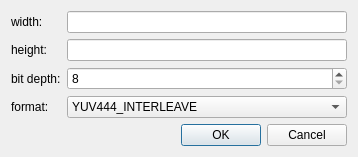
<?xml version="1.0" encoding="UTF-8"?>
<ui version="4.0">
 <class>yuvInfoDialog</class>
 <widget class="QDialog" name="yuvInfoDialog">
  <property name="geometry">
   <rect>
    <x>0</x>
    <y>0</y>
    <width>358</width>
    <height>152</height>
   </rect>
  </property>
  <property name="maximumSize">
   <size>
    <width>360</width>
    <height>160</height>
   </size>
  </property>
  <property name="windowTitle">
   <string>YUV info setting</string>
  </property>
  <layout class="QVBoxLayout" name="verticalLayout">
   <item>
    <layout class="QGridLayout" name="gridLayout">
     <item row="0" column="0">
      <widget class="QLabel" name="widthLabel">
       <property name="text">
        <string>width:</string>
       </property>
      </widget>
     </item>
     <item row="0" column="1">
      <widget class="QLineEdit" name="widthLineEdit">
       <property name="inputMask">
        <string>D0000</string>
       </property>
       <property name="maxLength">
        <number>5</number>
       </property>
      </widget>
     </item>
     <item row="1" column="0">
      <widget class="QLabel" name="heightLabel">
       <property name="text">
        <string>height:</string>
       </property>
      </widget>
     </item>
     <item row="1" column="1">
      <widget class="QLineEdit" name="heightLineEdit">
       <property name="maximumSize">
        <size>
         <width>16777215</width>
         <height>16777215</height>
        </size>
       </property>
       <property name="inputMask">
        <string>D0000</string>
       </property>
       <property name="maxLength">
        <number>5</number>
       </property>
       <property name="clearButtonEnabled">
        <bool>false</bool>
       </property>
      </widget>
     </item>
     <item row="2" column="0">
      <widget class="QLabel" name="bitDepthLabel">
       <property name="text">
        <string>bit depth:</string>
       </property>
      </widget>
     </item>
     <item row="2" column="1">
      <widget class="QSpinBox" name="bitDepthSpinBox">
       <property name="minimum">
        <number>8</number>
       </property>
       <property name="maximum">
        <number>16</number>
       </property>
       <property name="singleStep">
        <number>2</number>
       </property>
      </widget>
     </item>
     <item row="3" column="0">
      <widget class="QLabel" name="formatLabel">
       <property name="text">
        <string>format:</string>
       </property>
      </widget>
     </item>
     <item row="3" column="1">
      <widget class="QComboBox" name="formatComboBox">
       <item>
        <property name="text">
         <string>YUV444_INTERLEAVE</string>
        </property>
       </item>
       <item>
        <property name="text">
         <string>YUV444_PLANAR</string>
        </property>
       </item>
       <item>
        <property name="text">
         <string>YUV422_UYVY</string>
        </property>
       </item>
       <item>
        <property name="text">
         <string>YUV422_YUYV</string>
        </property>
       </item>
       <item>
        <property name="text">
         <string>YUV420_NV12</string>
        </property>
       </item>
       <item>
        <property name="text">
         <string>YUV420_NV21</string>
        </property>
       </item>
       <item>
        <property name="text">
         <string>YUV420P_YU12</string>
        </property>
       </item>
       <item>
        <property name="text">
         <string>YUV420P_YV12</string>
        </property>
       </item>
       <item>
        <property name="text">
         <string>YUV400</string>
        </property>
       </item>
       <item>
        <property name="text">
         <string>YUYV_AS1</string>
        </property>
       </item>
       <item>
        <property name="text">
         <string>UYVY_AS1</string>
        </property>
       </item>
      </widget>
     </item>
    </layout>
   </item>
   <item>
    <widget class="QDialogButtonBox" name="buttonBox">
     <property name="orientation">
      <enum>Qt::Horizontal</enum>
     </property>
     <property name="standardButtons">
      <set>QDialogButtonBox::Cancel|QDialogButtonBox::Ok</set>
     </property>
    </widget>
   </item>
  </layout>
 </widget>
 <resources/>
 <connections>
  <connection>
   <sender>buttonBox</sender>
   <signal>accepted()</signal>
   <receiver>yuvInfoDialog</receiver>
   <slot>accept()</slot>
   <hints>
    <hint type="sourcelabel">
     <x>248</x>
     <y>254</y>
    </hint>
    <hint type="destinationlabel">
     <x>157</x>
     <y>274</y>
    </hint>
   </hints>
  </connection>
  <connection>
   <sender>buttonBox</sender>
   <signal>rejected()</signal>
   <receiver>yuvInfoDialog</receiver>
   <slot>reject()</slot>
   <hints>
    <hint type="sourcelabel">
     <x>316</x>
     <y>260</y>
    </hint>
    <hint type="destinationlabel">
     <x>286</x>
     <y>274</y>
    </hint>
   </hints>
  </connection>
 </connections>
</ui>
